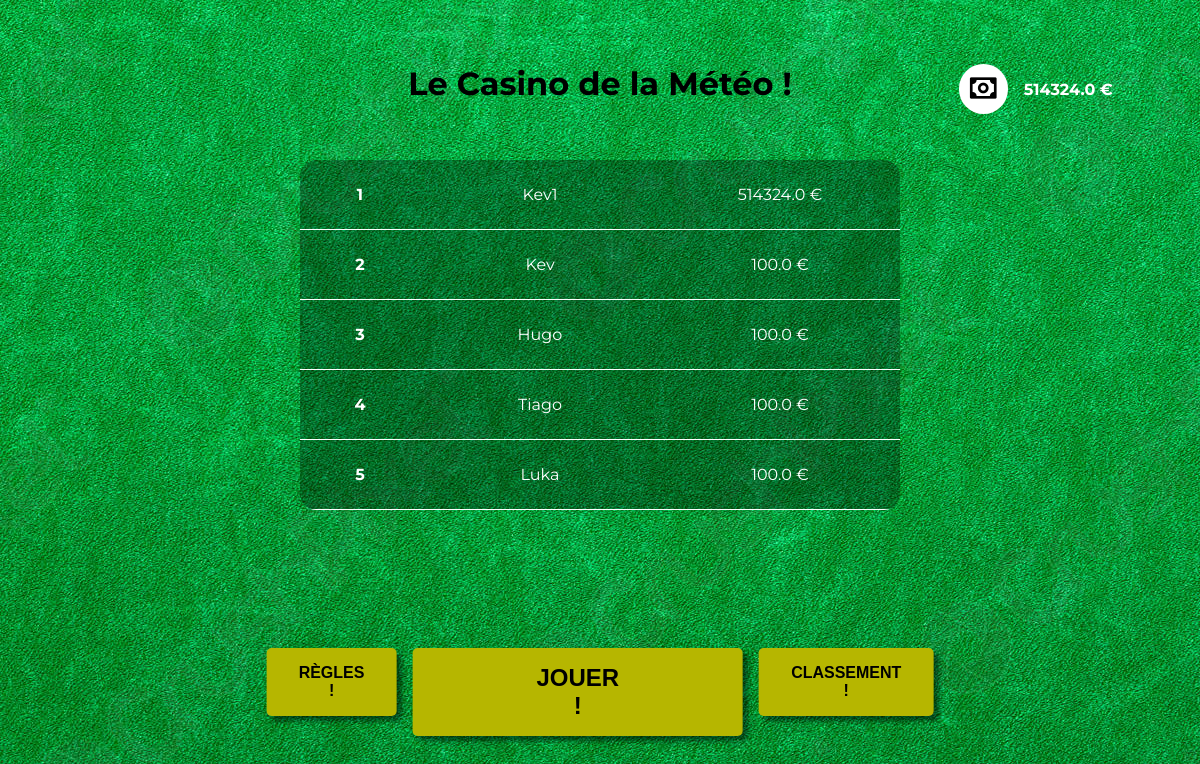
The app's page / (signed in), older data.
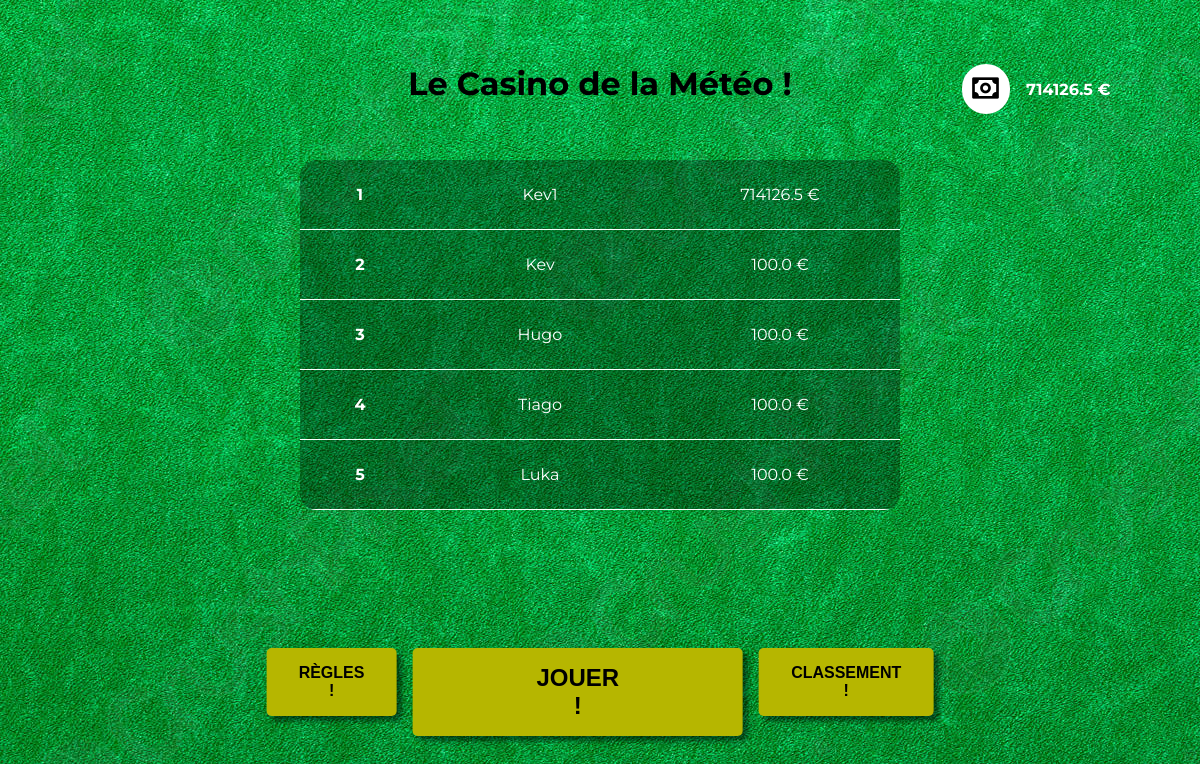
The same page, newer data.
### base/models.py (models this page shows)
class UserMoney(models.Model):
    user = models.ForeignKey(User, on_delete=models.CASCADE)
    money = models.FloatField(default=100)

### base/views.py (the view)
# urls.py: 2. Add a URL to urlpatterns:  path('', Home.as_view(), name='home')
@login_required
def Home(request):
    user = UserMoney.objects.get(user=request.user)
    Moneyuser = user.money
    ranking = UserMoney.objects.all().order_by('-money')[:5]
    return render(request, 'home.html', {'money': Moneyuser, 'ranking': ranking})

### base/templates/home.html
{% extends 'layout/layout.html' %}
{% block content %}
<h1 style="text-align: center; margin-top: 64px">Le Casino de la Météo !</h1>
<section class="containerRanking">
    <div class="ranking">
        {% if ranking %}
            {% for userRank in ranking %}
                <div class="userRank">
                    <div style="width: 50%">
                        <p style="text-align: center; font-weight: bold">{{ forloop.counter }}</p>
                    </div>
                    <div style="width: 100%">
                        <p>{{ userRank.user.username }}</p>
                    </div>
                    <div style="width: 100%">
                        <p>{{ userRank.money }} €</p>
                    </div>
            </div>
            {% endfor %}
        {% endif %}
    </div>
</section>
<section class="footer">
    <a href="/rules">
        <button style="font-size: 16px;padding-inline: 32px;">Règles !</button>
    </a>
    <a href="/play">
        <button style="font-size: 24px;padding-inline: 124px;">JOUER !</button>
    </a>
    <a href="/ranking">
        <button style="font-size: 16px;padding-inline: 32px;">Classement !</button>
    </a>
</section>
{% endblock %}

### base/templates/layout/layout.html (shortened to what this page needs)
<!DOCTYPE html>
{% load static %}
<html lang="en">
<head>
    <link rel="stylesheet" href="{% static 'css/style.css' %}">
    <link href='https://unpkg.com/boxicons@2.1.4/css/boxicons.min.css' rel='stylesheet'>
</head>
<body>
    <div class="moneyUser">
        <div>
            <i class='bx bx-money'></i>
        </div>
        <div>
            <p id="money">{{ money }} €</p>
        </div>
    </div>
    {% block content %} {% endblock %}
</body>

Row changes from the older to the newer data that the page shows:
changed UserMoney "Kev1": money "514324.0" → "714126.5"
